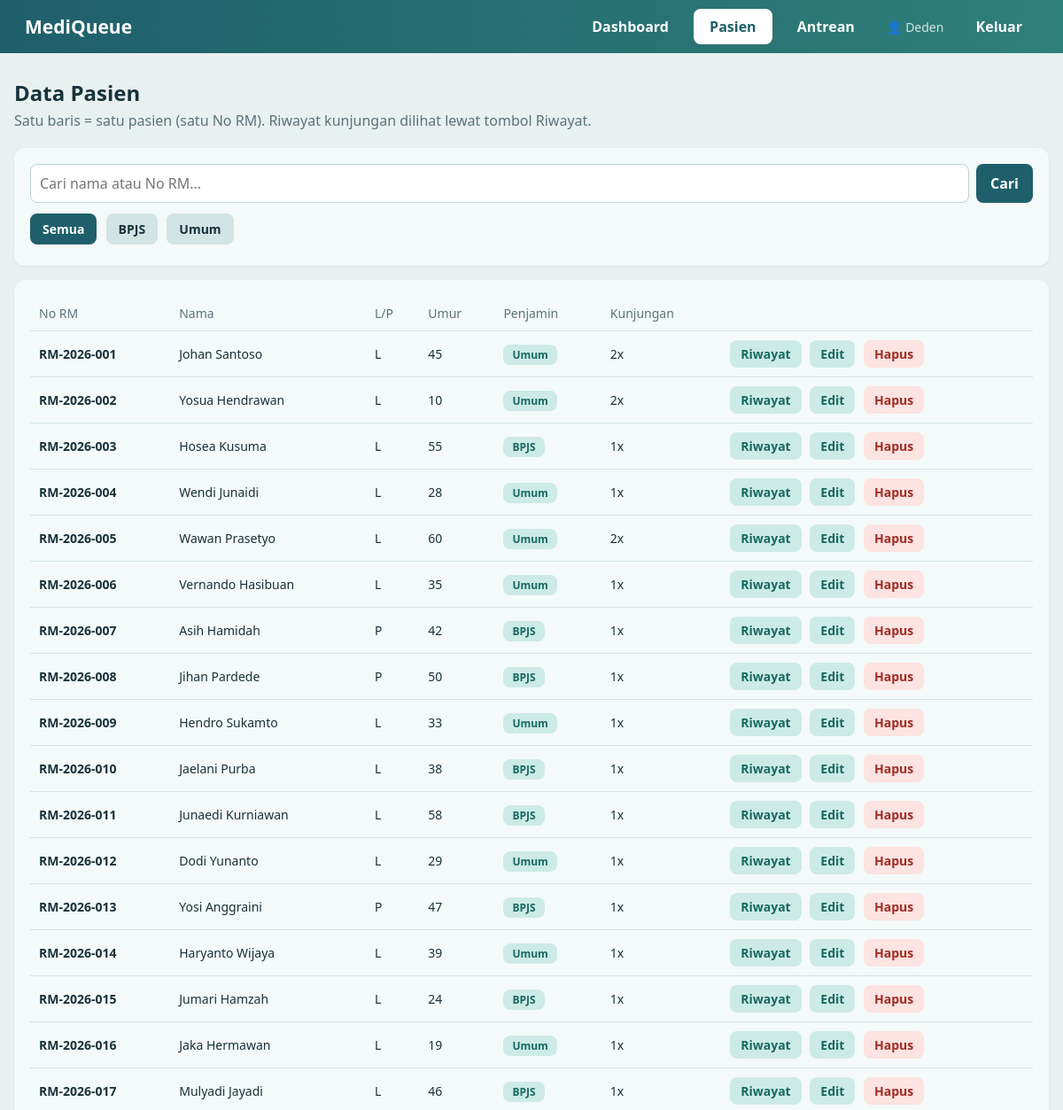
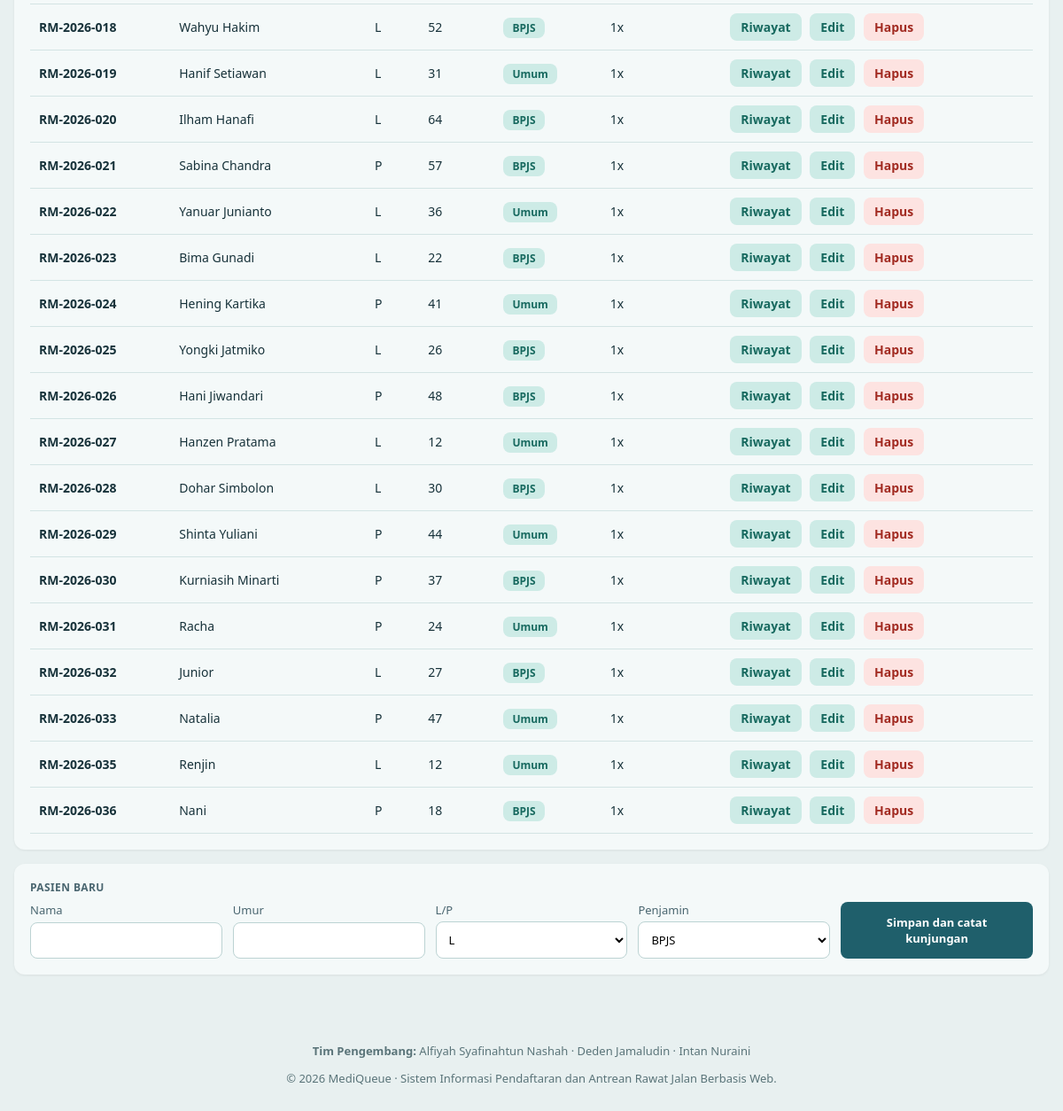
Page /pasien.php (signed in) on the committed database (2 pictures, top to bottom).
### tables this page shows
CREATE TABLE `pasien` (
  `id` int(11) NOT NULL,
  `no_rm` varchar(20) NOT NULL,
  `nama` varchar(100) NOT NULL,
  `jk` char(1) NOT NULL,
  `umur` int(11) NOT NULL,
  `penjamin` varchar(20) NOT NULL
);

### koneksi.php (called while the page is built, shortened)
<?php
$db = new mysqli("localhost", "root", "", "db_simrs");
if ($db->connect_error) {
    die("Koneksi gagal: " . $db->connect_error);
} function e($s){ return htmlspecialchars((string)$s, ENT_QUOTES, 'UTF-8'); }
?>

### pasien.php (the view, shortened to what this page needs)
<?php
include "header.php";
$q = $_GET['q'] ?? ''; $f = $_GET['f'] ?? ''; $like = "%$q%";
$sql = "SELECT p.*, (SELECT COUNT(*) FROM kunjungan k WHERE k.pasien_id=p.id) AS jml FROM pasien p WHERE (p.nama LIKE ? OR p.no_rm LIKE ?)";
$par = [$like, $like]; $tp = "ss";
$st = $db->prepare($sql . " ORDER BY p.id");
$st->bind_param($tp, ...$par); $st->execute(); $rs = $st->get_result();
$filters = [''=>'Semua','BPJS'=>'BPJS','Umum'=>'Umum'];
?>
<h2>Data Pasien</h2>
<p class="sub">Satu baris = satu pasien (satu No RM). Riwayat kunjungan dilihat lewat tombol Riwayat.</p>
<div class="card">
  <form method="get" class="cari">
    <input name="q" value="<?= e($q) ?>" placeholder="Cari nama atau No RM...">
    <button class="pri">Cari</button>
  </form>
  <div class="chips">
    <?php foreach ($filters as $k => $v): ?>
      <a href="?f=<?= urlencode($k) ?>&q=<?= urlencode($q) ?>" class="<?= $f === $k ? 'on' : '' ?>"><?= e($v) ?></a>
    <?php endforeach; ?>
  </div>
</div>
<div class="card scroll"><table>
  <tr><th>No RM</th><th>Nama</th><th>L/P</th><th>Umur</th><th>Penjamin</th><th>Kunjungan</th><th></th></tr>
  <?php while ($r = $rs->fetch_assoc()): ?>
  <tr>
    <td><b><?= e($r['no_rm']) ?></b></td><td><?= e($r['nama']) ?></td><td><?= e($r['jk']) ?></td><td><?= (int)$r['umur'] ?></td>
    <td><span class="tag"><?= e($r['penjamin']) ?></span></td><td><?= (int)$r['jml'] ?>x</td>
    <td>
      <a class="edit" href="riwayat.php?id=<?= (int)$r['id'] ?>">Riwayat</a>
      <a class="edit" href="edit.php?id=<?= (int)$r['id'] ?>">Edit</a>
      <form method="post" onsubmit="return confirm('Hapus pasien dan semua riwayat kunjungannya?')">
        <button class="del">Hapus</button>
      </form>
    </td>
  </tr>
  <?php endwhile; ?>
</table></div>
<div class="card">
  <h3>Pasien baru</h3>
  <form method="post" class="form">
    <label>Nama<input name="nama" required></label>
    <label>Umur<input name="umur" type="number" min="0" max="120" required></label>
    <label>L/P<select name="jk"><option>L</option><option>P</option></select></label>
    <label>Penjamin<select name="penjamin"><option>BPJS</option><option>Umum</option></select></label>
    <label><button class="pri">Simpan dan catat kunjungan</button></label>
  </form>
</div>
<?php include "footer.php"; ?>

### style.css (style rules this page uses)
* { box-sizing:border-box }
body { margin:0;font-family:"Segoe UI",system-ui,sans-serif;background:#e8f0f0;color:#17323a }
h2 { margin:0 0 4px }
.sub { color:#5a7479;margin:0 0 20px }
.card { background:#f4f9f9;border-radius:12px;padding:18px;margin-bottom:16px;box-shadow:0 1px 3px #0001 }
.card h3 { margin:0 0 8px;font-size:12px;text-transform:uppercase;letter-spacing:.4px;color:#4a6670 }
.cari { display:flex;gap:8px;margin-bottom:12px }
input,select { padding:10px;border:1px solid #bcd3d3;border-radius:8px;font:inherit;width:100%;background:#fff }
.cari input { flex:1 }
button { font:inherit;cursor:pointer;border:0;border-radius:8px;padding:10px 16px;background:#d3e4e4;font-weight:600 }
.pri { background:#1f5f6b;color:#fff }
.del { background:#fde3e1;color:#a22b22;padding:6px 12px }
.chips a { display:inline-block;padding:8px 14px;border-radius:8px;background:#d3e4e4;color:#17323a;text-decoration:none;margin:0 6px 6px 0;font-weight:600;font-size:14px }
.chips a.on { background:#1f5f6b;color:#fff }
.scroll { overflow-x:auto }
table { border-collapse:collapse;width:100%;font-size:14px }
th,td { text-align:left;padding:10px;border-bottom:1px solid #d3e4e4;white-space:nowrap }
th { color:#5a7479;font-weight:500 }
.tag { background:#cdebe6;color:#17695f;padding:3px 10px;border-radius:8px;font-weight:700;font-size:12px }
.form { display:grid;grid-template-columns:repeat(auto-fit,minmax(200px,1fr));gap:12px }
label { display:grid;gap:4px;font-size:13px;color:#4a6670 }
.edit { display:inline-block;background:#cdebe6;color:#17695f;padding:6px 12px;border-radius:8px;font-weight:600;font-size:14px;text-decoration:none;margin-right:6px }
td form { display:inline }

### rows in the picture
pasien: no_rm "RM-2026-001", nama "Johan Santoso", jk "L", umur "45", penjamin "Umum", jml "2"
pasien: no_rm "RM-2026-002", nama "Yosua Hendrawan", jk "L", umur "10", penjamin "Umum", jml "2"
pasien: no_rm "RM-2026-003", nama "Hosea Kusuma", jk "L", umur "55", penjamin "BPJS", jml "1"
pasien: no_rm "RM-2026-004", nama "Wendi Junaidi", jk "L", umur "28", penjamin "Umum", jml "1"
pasien: no_rm "RM-2026-005", nama "Wawan Prasetyo", jk "L", umur "60", penjamin "Umum", jml "2"
pasien: no_rm "RM-2026-006", nama "Vernando Hasibuan", jk "L", umur "35", penjamin "Umum", jml "1"
pasien: no_rm "RM-2026-007", nama "Asih Hamidah", jk "P", umur "42", penjamin "BPJS", jml "1"
pasien: no_rm "RM-2026-008", nama "Jihan Pardede", jk "P", umur "50", penjamin "BPJS", jml "1"
pasien: no_rm "RM-2026-009", nama "Hendro Sukamto", jk "L", umur "33", penjamin "Umum", jml "1"
pasien: no_rm "RM-2026-010", nama "Jaelani Purba", jk "L", umur "38", penjamin "BPJS", jml "1"
pasien: no_rm "RM-2026-011", nama "Junaedi Kurniawan", jk "L", umur "58", penjamin "BPJS", jml "1"
pasien: no_rm "RM-2026-012", nama "Dodi Yunanto", jk "L", umur "29", penjamin "Umum", jml "1"
pasien: no_rm "RM-2026-013", nama "Yosi Anggraini", jk "P", umur "47", penjamin "BPJS", jml "1"
pasien: no_rm "RM-2026-014", nama "Haryanto Wijaya", jk "L", umur "39", penjamin "Umum", jml "1"
pasien: no_rm "RM-2026-015", nama "Jumari Hamzah", jk "L", umur "24", penjamin "BPJS", jml "1"
pasien: no_rm "RM-2026-016", nama "Jaka Hermawan", jk "L", umur "19", penjamin "Umum", jml "1"
pasien: no_rm "RM-2026-017", nama "Mulyadi Jayadi", jk "L", umur "46", penjamin "BPJS", jml "1"
pasien: no_rm "RM-2026-018", nama "Wahyu Hakim", jk "L", umur "52", penjamin "BPJS", jml "1"
pasien: no_rm "RM-2026-019", nama "Hanif Setiawan", jk "L", umur "31", penjamin "Umum", jml "1"
pasien: no_rm "RM-2026-020", nama "Ilham Hanafi", jk "L", umur "64", penjamin "BPJS", jml "1"
pasien: no_rm "RM-2026-021", nama "Sabina Chandra", jk "P", umur "57", penjamin "BPJS", jml "1"
pasien: no_rm "RM-2026-022", nama "Yanuar Junianto", jk "L", umur "36", penjamin "Umum", jml "1"
pasien: no_rm "RM-2026-023", nama "Bima Gunadi", jk "L", umur "22", penjamin "BPJS", jml "1"
pasien: no_rm "RM-2026-024", nama "Hening Kartika", jk "P", umur "41", penjamin "Umum", jml "1"
pasien: no_rm "RM-2026-025", nama "Yongki Jatmiko", jk "L", umur "26", penjamin "BPJS", jml "1"
pasien: no_rm "RM-2026-026", nama "Hani Jiwandari", jk "P", umur "48", penjamin "BPJS", jml "1"
pasien: no_rm "RM-2026-027", nama "Hanzen Pratama", jk "L", umur "12", penjamin "Umum", jml "1"
pasien: no_rm "RM-2026-028", nama "Dohar Simbolon", jk "L", umur "30", penjamin "BPJS", jml "1"
pasien: no_rm "RM-2026-029", nama "Shinta Yuliani", jk "P", umur "44", penjamin "Umum", jml "1"
pasien: no_rm "RM-2026-030", nama "Kurniasih Minarti", jk "P", umur "37", penjamin "BPJS", jml "1"
pasien: no_rm "RM-2026-031", nama "Racha", jk "P", umur "24", penjamin "Umum", jml "1"
pasien: no_rm "RM-2026-032", nama "Junior", jk "L", umur "27", penjamin "BPJS", jml "1"
pasien: no_rm "RM-2026-033", nama "Natalia", jk "P", umur "47", penjamin "Umum", jml "1"
pasien: no_rm "RM-2026-035", nama "Renjin", jk "L", umur "12", penjamin "Umum", jml "1"
pasien: no_rm "RM-2026-036", nama "Nani", jk "P", umur "18", penjamin "BPJS", jml "1"

### other values in the picture
$_SESSION['nama'] "Deden"
$v "Semua"
$v "BPJS"
$v "Umum"
